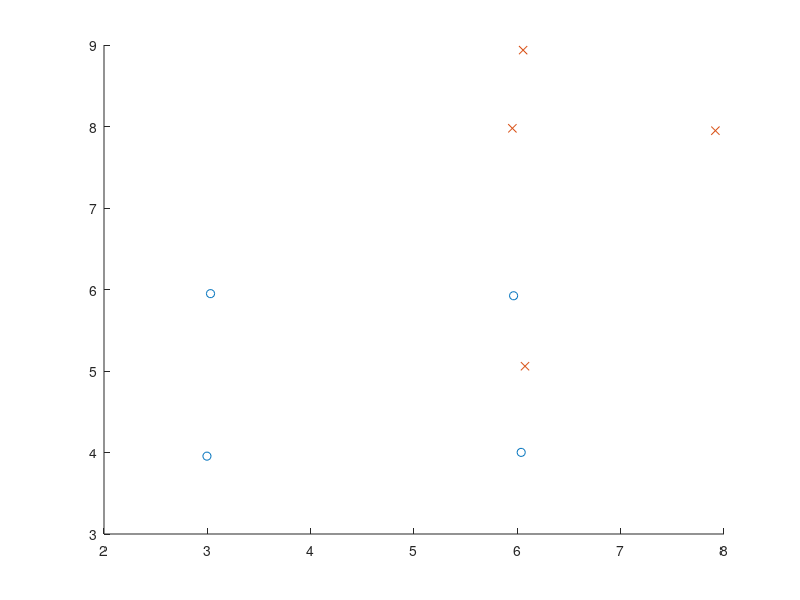

The MATLAB script that drew this image: (Note: this script raises an error after producing the figure.)
a = [1 2 3 5]
b = [1 2 3 4 6]

aCoordinate = [3 4; 3 6; 6 6; 6 4]'
bCoordinate = [8 8; 6 8; 6 5; 6 9]'

%% add noise
M = length(aCoordinate)
sigma = 0.05; % Std. dev. of noise
aCoordinate = aCoordinate + randn(2, M) * sigma;
bCoordinate = bCoordinate + randn(2, M) * sigma; 


%% perform intersect and calculate

common = intersect(a,b)
chi = aCoordinate(:,common)
x = bCoordinate(:,common)

% Subtract the means
x_prime = x - mean(x, 2);
chi_prime = chi - mean(chi, 2);
M = length(common)
% Compute dispersion matrix
D = (chi_prime * x_prime.') / M; % Same as eq. 11 from Sachar e.a.

% Singular value decomposition
[U, ~, V] = svd(D);

% Recover rotation matrix
R = U * V.';

% Recover translation vector
Gamma = mean(chi - R * x, 2);

% Transform x points using recovered results
x_transformed = R * bCoordinate + Gamma; % Eq. 15 from Sachar e.a.

scatter(aCoordinate(1,:),aCoordinate(2,:),'o')
hold all
scatter(bCoordinate(1,:),bCoordinate(2,:),'x')
hold all
scatter(x_transformed(1,:),x_transformed(2,:),'+','magenta')
xlim([0 10])
ylim([0 10])
legend("Set A","Set B","Set B mapped to A")